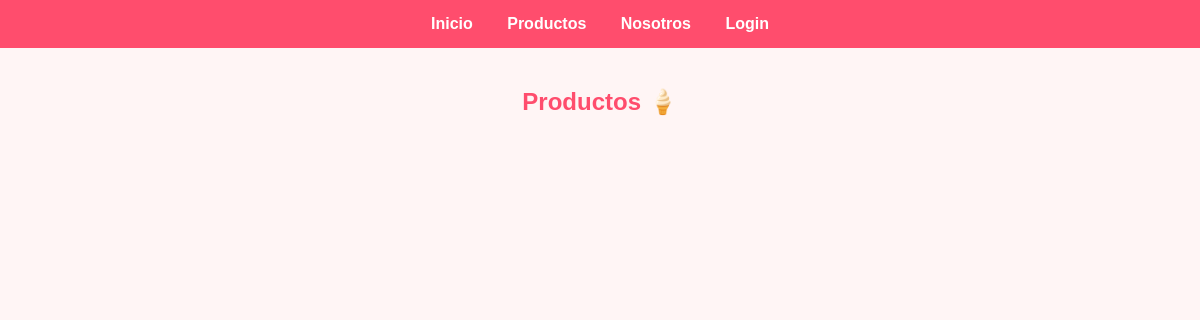
/productos/, run on an earlier commit of the app's database.
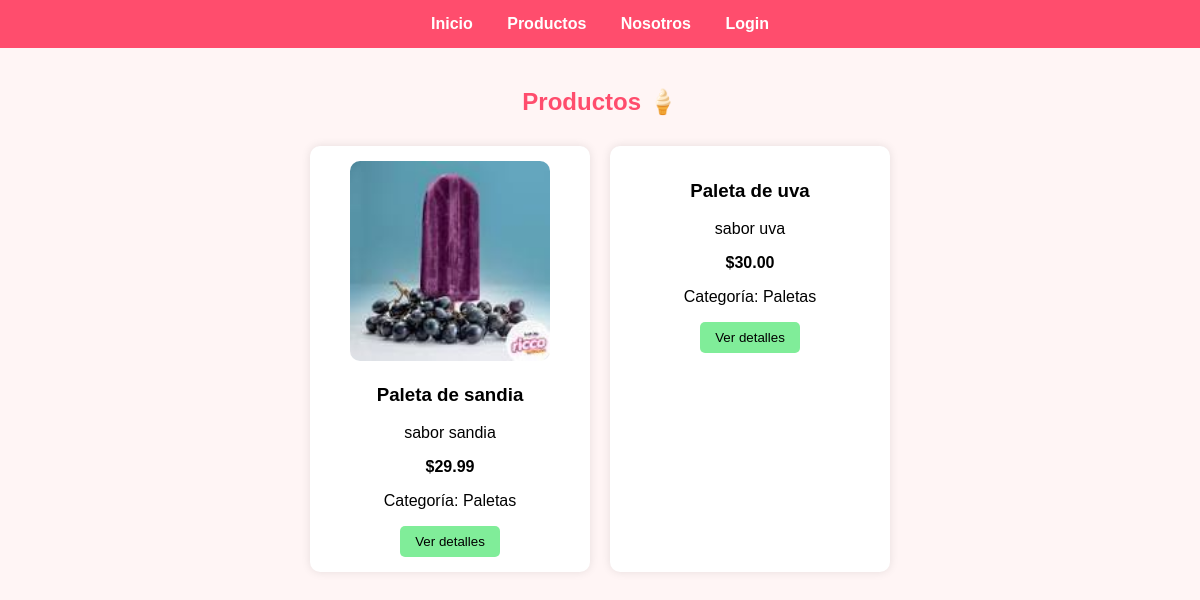
And on a later commit of the database.
### store/models.py (models this page shows, shortened)
class Product(models.Model):
    name = models.CharField(max_length=100)
    description = models.TextField()
    price = models.DecimalField(max_digits=6, decimal_places=2)
    categoria = models.ForeignKey(
    Categoria,
    on_delete=models.CASCADE,
    related_name='productos',
    null=True,
    blank=True
    )
    imagen = models.ImageField(upload_to='productos/', blank=True, null=True)
    disponible = models.BooleanField(default=True)

class Categoria(models.Model):
    nombre = models.CharField(max_length=100)

### store/views.py (the view)
# urls.py: path('productos/', views.product_list, name='products'),
def product_list(request):
    products = Product.objects.all()
    return render(request, 'store/products.html', {'products': products})

### store/templates/store/products.html
{% extends 'store/base.html' %}
{% block content %}
<h2>Productos 🍦</h2>
<div style="display:flex; flex-wrap:wrap; justify-content:center;">
{% for product in products %}
<div class="card" style="width:250px; text-align:center;">
    {% if product.imagen %}
        <img src="{{ product.imagen.url }}"
             width="200"
             height="200"
             style="border-radius:10px;">
    {% endif %}
    <h3>{{ product.name }}</h3>
    <p>{{ product.description }}</p>
    <p><strong>${{ product.price }}</strong></p>
    {% if product.categoria %}
        <p>Categoría: {{ product.categoria.nombre }}</p>
    {% endif %}
    <a href="{% url 'product_detail' product.id %}">
        <button>Ver detalles</button>
    </a>
</div>
{% endfor %}
</div>
{% endblock %}

### store/templates/store/base.html (shortened to what this page needs)
<!DOCTYPE html>
<html lang="es">
<head>
</head>
<body>
<nav>
    <a href="/">Inicio</a>
    <a href="/productos/">Productos</a>
    <a href="/about/">Nosotros</a>
    <a href="/login/">Login</a>
</nav>
<div class="container">
    {% block content %}
    {% endblock %}
</div>
</body>
</html>

### store/templates/store/base.html (style rules this page uses)
body { font-family: Arial, sans-serif; background: #fff5f5; margin: 0; }
nav { background: #ff4d6d; padding: 15px; text-align: center; }
nav a { color: white; margin: 0 15px; text-decoration: none; font-weight: bold; }
h1, h2 { text-align: center; color: #ff4d6d; }
.container { padding: 20px; }
.card { background: white; padding: 15px; margin: 10px; border-radius: 10px; box-shadow: 0 0 10px rgba(0,0,0,0.1); }
button { background: #80ed99; border: none; padding: 8px 15px; border-radius: 5px; cursor: pointer; }

What changed in the data, as far as the page shows it:
added Product: imagen (picture), name "Paleta de sandia", description "sabor sandia", price "29.99", categoria.nombre "Paletas"
added Product: name "Paleta de uva", description "sabor uva", price "30.00", categoria.nombre "Paletas"
